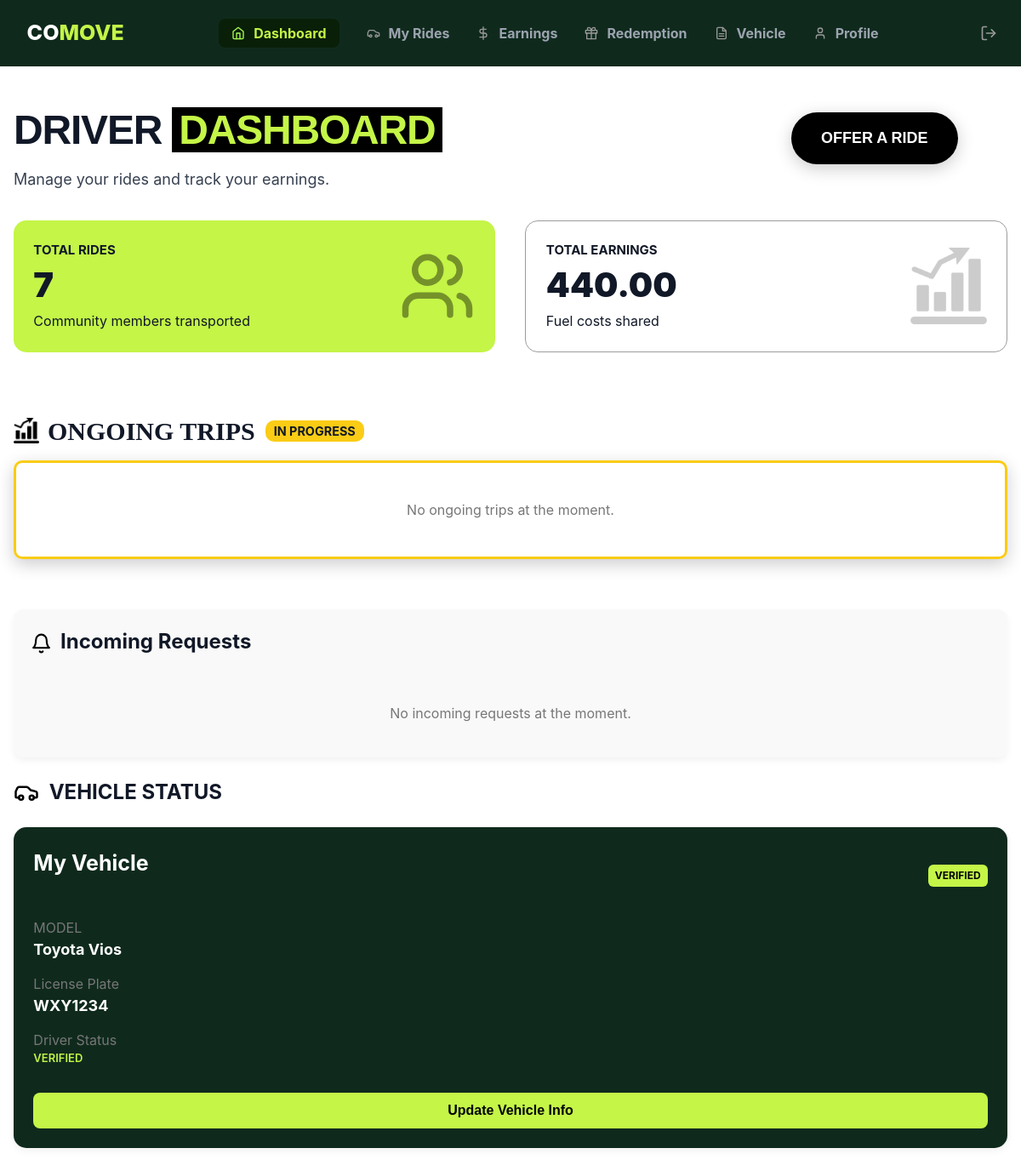
The app's page /src/roles/driver/dashboard.php (signed in), older data.
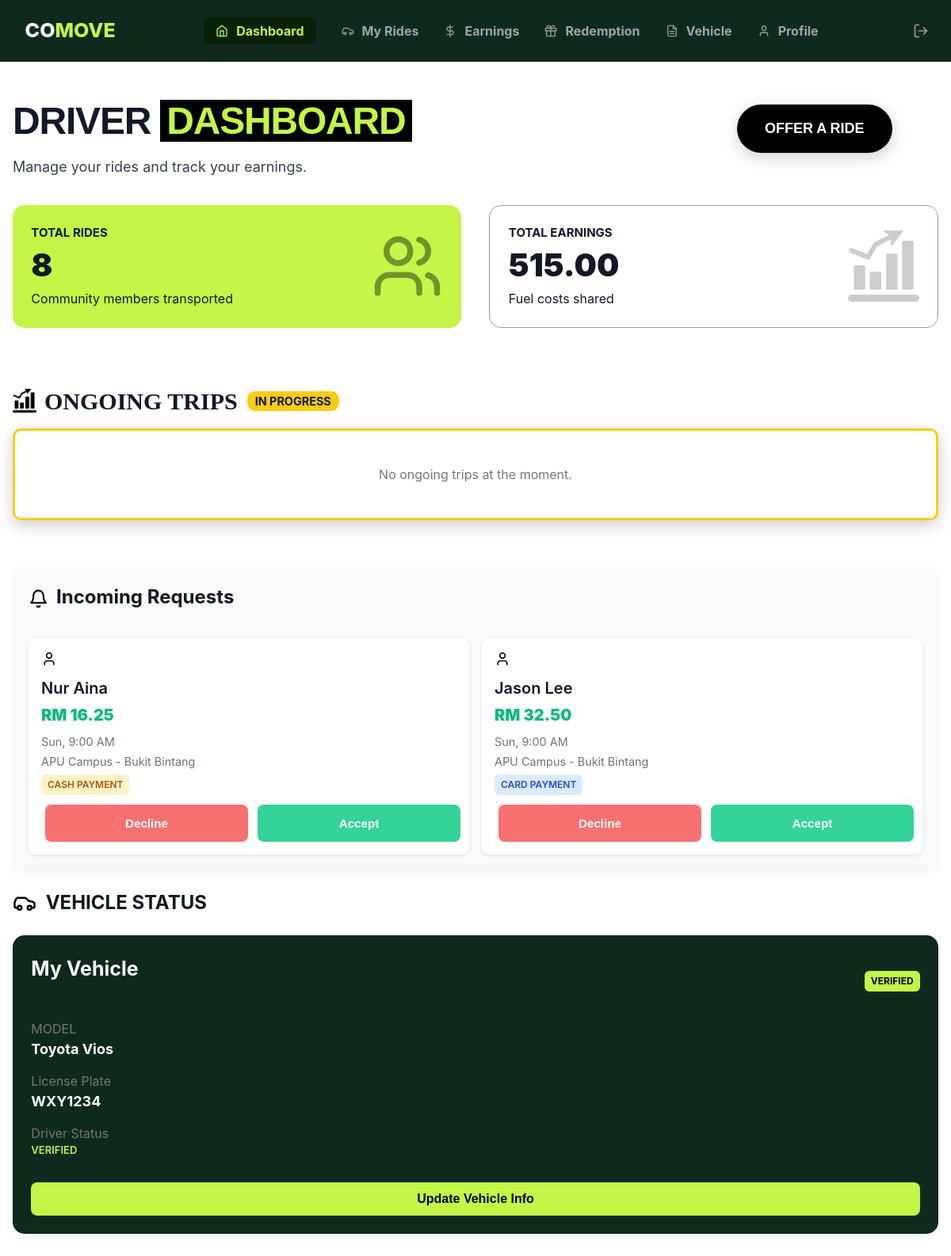
The same page, newer data.
### tables this page shows
CREATE TABLE `driver` (
  `driver_id` int(11) NOT NULL,
  `name` varchar(50) NOT NULL,
  `email` varchar(100) NOT NULL,
  `password` varchar(255) NOT NULL,
  `phone_number` varchar(20) NOT NULL,
  `profile_photo` mediumblob DEFAULT NULL,
  `created_at` datetime NOT NULL DEFAULT current_timestamp(),
  `approved_by` int(11) DEFAULT NULL,
  `driver_status` varchar(20) NOT NULL DEFAULT 'pending' CHECK (`driver_status` in ('pending','active','rejected','banned')),
  `nric_number` char(12) NOT NULL,
  `nric_front_image` mediumblob NOT NULL,
  `nric_back_image` mediumblob NOT NULL,
  `license_front_image` mediumblob NOT NULL,
  `license_back_image` mediumblob NOT NULL,
  `license_expiry_date` date NOT NULL,
  `vehicle_model` varchar(20) DEFAULT NULL,
  `plate_number` char(10) NOT NULL,
  `color` varchar(20) DEFAULT NULL
);

CREATE TABLE `ride_request` (
  `request_id` int(11) NOT NULL,
  `trip_id` int(11) NOT NULL,
  `rider_id` int(11) NOT NULL,
  `seats_requested` int(11) NOT NULL,
  `request_status` varchar(20) NOT NULL DEFAULT 'pending' CHECK (`request_status` in ('pending','approved','rejected')),
  `requested_at` datetime NOT NULL DEFAULT current_timestamp(),
  `amount_paid` decimal(10,2) DEFAULT NULL,
  `payment_method` varchar(20) DEFAULT NULL,
  `proof_of_payment` varchar(255) DEFAULT NULL,
  `gained_point` float DEFAULT NULL
);

CREATE TABLE `rider` (
  `rider_id` int(11) NOT NULL,
  `name` varchar(50) NOT NULL,
  `email` varchar(100) NOT NULL,
  `password` varchar(255) NOT NULL,
  `phone_number` varchar(20) DEFAULT NULL,
  `profile_photo` mediumblob DEFAULT NULL,
  `created_at` datetime NOT NULL DEFAULT current_timestamp(),
  `rider_status` varchar(20) NOT NULL DEFAULT 'active' CHECK (`rider_status` in ('active','banned'))
);

CREATE TABLE `trip` (
  `trip_id` int(11) NOT NULL,
  `driver_id` int(11) NOT NULL,
  `start_location` varchar(100) NOT NULL,
  `end_location` varchar(100) NOT NULL,
  `departure_time` datetime NOT NULL,
  `total_seats` int(11) NOT NULL DEFAULT 0,
  `estimated_duration` int(11) DEFAULT NULL,
  `total_amount` decimal(10,2) NOT NULL DEFAULT 0.00,
  `gained_point` float DEFAULT NULL,
  `trip_status` varchar(20) NOT NULL DEFAULT 'scheduled' CHECK (`trip_status` in ('scheduled','ongoing','completed'))
);

### src/roles/driver/dashboard.php (the view, shortened to what this page needs)
<?php
require_once '../../config/conn.php';
$driver_id = $_SESSION['user_id'];
$sql_rides = "SELECT COUNT(*) AS total_rides FROM trip WHERE driver_id = ? AND trip_status = 'completed'";
$stmt_rides = mysqli_prepare($dbConn, $sql_rides);
mysqli_stmt_bind_param($stmt_rides, 'i',
  $driver_id
);
mysqli_stmt_execute($stmt_rides);
$result_rides = mysqli_stmt_get_result($stmt_rides);
$row_rides = mysqli_fetch_assoc($result_rides);
$total_rides = $row_rides['total_rides'];
$sql_earnings = "SELECT SUM(total_amount) AS total_earnings FROM trip WHERE driver_id = ? AND trip_status = 'completed'";
$stmt_earnings = mysqli_prepare($dbConn, $sql_earnings);
mysqli_stmt_bind_param($stmt_earnings, 'i',
  $driver_id
);
mysqli_stmt_execute($stmt_earnings);
$result_earnings = mysqli_stmt_get_result($stmt_earnings);
$row_earnings = mysqli_fetch_assoc($result_earnings);
$total_earnings = $row_earnings['total_earnings'] ?? 0;
$sql_ongoing = "SELECT * FROM trip WHERE driver_id = ? AND trip_status = 'ongoing' LIMIT 1";
$stmt_ongoing = mysqli_prepare($dbConn, $sql_ongoing);
mysqli_stmt_bind_param($stmt_ongoing, 'i', $driver_id);
mysqli_stmt_execute($stmt_ongoing);
$result_ongoing = mysqli_stmt_get_result($stmt_ongoing);
$ongoing_trip = mysqli_fetch_assoc($result_ongoing);
$passengers = [];
$sql_requests = "SELECT rr.request_id, rr.amount_paid, rr.payment_method,
                        r.name AS rider_name,
                        t.start_location, t.end_location, t.departure_time
                FROM ride_request rr
                JOIN rider r ON rr.rider_id = r.rider_id
                JOIN trip t ON rr.trip_id = t.trip_id
                WHERE t.driver_id = ?
                  AND rr.request_status = 'pending'
                  AND t.trip_status = 'scheduled'
                ORDER BY t.departure_time ASC";
$stmt_requests = mysqli_prepare($dbConn, $sql_requests);
mysqli_stmt_bind_param($stmt_requests, 'i', $driver_id);
mysqli_stmt_execute($stmt_requests);
$result_requests = mysqli_stmt_get_result($stmt_requests);
$pending_requests = [];
while($row = mysqli_fetch_assoc($result_requests)){
  $pending_requests[] = $row;
}
$sql_vehicle = "SELECT vehicle_model, plate_number FROM driver WHERE driver_id = ?";
$stmt_vehicle = mysqli_prepare($dbConn, $sql_vehicle);
mysqli_stmt_bind_param($stmt_vehicle, 'i', $driver_id);
mysqli_stmt_execute($stmt_vehicle);
$result_vehicle = mysqli_stmt_get_result($stmt_vehicle);
$vehicle = mysqli_fetch_assoc($result_vehicle);
?>
<!DOCTYPE html>
<html lang="en">
<head>
  <link rel="stylesheet" href="../../public-assets/style.css">
  <link rel="stylesheet" href="dashboard.css">
</head>
<body>
  <nav class="mainNav">
    <div class="insideNav">
      <a href="dashboard.php" class="logo">CO<span>MOVE</span></a>
      <div class="navContents">
        <a href="dashboard.php" class="currentNav"><img src="../../public-assets/icons/home.svg" width="16" height="16" class="icon-img" alt="" aria-hidden="true">
          Dashboard</a>
        <a href="my-rides.php" class="navContent"><img src="../../public-assets/icons/car.svg" width="16" height="16" class="icon-img" alt="" aria-hidden="true"> My Rides</a>
        <a href="earnings.php" class="navContent"><img src="../../public-assets/icons/dollar-sign.svg" width="16" height="16" class="icon-img" alt="" aria-hidden="true"> Earnings</a>
        <a href="redemption.php" class="navContent"><img src="../../public-assets/icons/gift.svg" width="16" height="16" class="icon-img" alt="" aria-hidden="true"> Redemption</a>
        <a href="vehicle.php" class="navContent"><img src="../../public-assets/icons/file-text.svg" width="16" height="16" class="icon-img" alt="" aria-hidden="true"> Vehicle</a>
        <a href="profile.php" class="navContent"><img src="../../public-assets/icons/user.svg" width="16" height="16" class="icon-img" alt="" aria-hidden="true"> Profile</a>
      </div>
      <div class="nav-actions"><a href="../../../index.php" class="nav-logout" title="Log out"><img src="../../public-assets/icons/log-out.svg" width="20" height="20" class="icon-img" alt="" aria-hidden="true"></a></div>
    </div>
  </nav>
  <main class="dashboardMain">
    <div class="dbHeader">
      <div class="titleContent">
        <h1 class="dbTitle">Driver <span class="dbTitle2">Dashboard</span></h1>
        <p class="dbSubtitle">Manage your rides and track your earnings.</p>
      </div>
      <div class="offerRideButton">
        <button>OFFER A RIDE</button>
      </div>
    </div>
    <div class="firstContainer">
      <div class="dbFirstOval">
        <div class="cardContent">
          <h2>TOTAL RIDES</h2>
          <p class="passengersNum"><?php echo $total_rides; ?></p>
          <p>Community members transported</p>
        </div>
        <div class="pasIcon">
          <img src="../../public-assets/icons/users.svg" alt="">
        </div>
      </div>
      <div class="dbSecondOval">
        <div class="cardContent">
          <h2>TOTAL EARNINGS</h2>
          <p class="earningNum"><?php echo number_format($total_earnings, 2); ?></p>
          <p>Fuel costs shared</p>
        </div>
        <div class="earningIcon">
          <img src="../../public-assets/icons/stats.png" alt="">
        </div>
      </div>
    </div>
    <div class="secondContainer">
      <div class="secondTitle">
        <h2 class="ongoingTrip">
          <img src="../../public-assets/icons/stats.png" class="ongoingIcon">
          ONGOING TRIPS
        </h2>
        <p class="progress">IN PROGRESS</p>
      </div>
      <?php if ($ongoing_trip): ?>
        <div class="ongoingDesign">
          <div class="ongoing1">
            <p class="tripStart">
              Started <?php echo date('g:i A', strtotime($ongoing_trip['departure_time'])); ?>
            </p>
            <div class="startingEndingLoc">
              <p class="startLoc"><?php echo $ongoing_trip['start_location']; ?> - </p>
              <p class="endLoc"><?php echo $ongoing_trip['end_location']; ?></p>
            </div>
            <p class="passengerPaymentsTitle">PASSENGERS PAYMENT</p>
            <div class="passengerList">
              <?php foreach ($passengers as $passenger): ?>
                <div class="passengerRow">
                  <div class="passengerInfo">
                    <img src="../../public-assets/icons/profileCircle.png">
                    <p class="passengerName"><?php echo $passenger['rider_name']; ?></p>
                  </div>
                  <p class="passengerPayment">
                    RM <?php echo number_format($passenger['amount_paid'], 2); ?>
                    - <?php echo $passenger['payment_method']; ?>
                  </p>
                    <form action="upload_proof.php" method="POST" enctype="multipart/form-data" class="uploadProofForm">
                      <input type="hidden" name="request_id" value="<?php echo $passenger['request_id']; ?>">
                      <input type="file" name="proof" accept="image/*"
                            id="proof_<?php echo $passenger['request_id']; ?>" style="display:none" required
                            >
                      <button type="button"
                            onclick="document.getElementById('proof_<?php echo $passenger['request_id']; ?>').click()">
                        UPLOAD PROOF
                      </button>
                    </form>
                </div>
              <?php endforeach; ?>
            </div>
            <form action="complete_trip.php" method="POST">
              <input type="hidden" name="trip_id" value="<?php echo $ongoing_trip['trip_id']; ?>">
              <button type="submit" class="completeTripBtn">COMPLETE TRIP</button>
            </form>
          </div>
        </div>
      <?php else: ?>
        <div class="ongoingDesign">
          <p style="color: #777; text-align: center; padding: 20px;">
            No ongoing trips at the moment.
          </p>
        </div>
      <?php endif; ?>
    </div>
    <div class="thirdContainer">
      <div class="thirdTitle">
        <img src="../../public-assets/icons/bell.svg" alt="">
        <h2>Incoming Requests</h2>
      </div>
      <div class="requestContainer">
        <?php if (empty($pending_requests)): ?>
          <p style="color: #777; text-align: center; padding: 20px;">
            No incoming requests at the moment.
          </p>
        <?php else: ?>
          <div class="firstReq">
            <?php foreach ($pending_requests as $req): ?>
              <div class="reqCard">
                <img src="../../public-assets/icons/user.svg" alt="">
                <p class="reqFirstName"><?php echo htmlspecialchars($req['rider_name']); ?></p>
                <p class="priceFirstName">RM <?php echo number_format($req['amount_paid'], 2); ?></p>
                <p class="time">
                  <?php echo date('D, g:i A', strtotime($req['departure_time'])); ?>
                </p>
                <p class="route">
                  <?php echo htmlspecialchars($req['start_location']); ?>
                  -
                  <?php echo htmlspecialchars($req['end_location']); ?>
                </p>
                <span class="paymentType <?php echo strtolower($req['payment_method']); ?>">
                  <?php echo strtoupper($req['payment_method']); ?> PAYMENT
                </span>
                <div class="acceptReject">
                  <form method="POST" action="incoming_request.php">
                    <button type="submit" class="decline">Decline</button>
                  </form>
                  <form method="POST" action="incoming_request.php">
                    <button type="submit" class="accept">Accept</button>
                  </form>
                </div>
              </div>
            <?php endforeach; ?>
          </div>
        <?php endif; ?>
      </div>
    </div>
    <div class="fourthTitle">
      <img src="../../public-assets/icons/car.svg" alt="">
      <h2>VEHICLE STATUS</h2>
    </div>
    <div class="fourthContainer">
      <div class="vehicleContent">
        <div class="vehicleTitle">
          <p class="myVehicle">My Vehicle</p>
          <div class="verifiedIcon">
            <p>Verified</p>
          </div>
        </div>
        <p class="modelPlace">MODEL</p>
        <p class="vehicleModel"><?php echo htmlspecialchars($vehicle['vehicle_model']); ?></p>
        <p class="platePlace">License Plate</p>
        <p class="vehiclePlate"><?php echo htmlspecialchars($vehicle['plate_number']); ?></p>
        <p class="documentPlace">Driver Status</p>
        <p class="uptoDate">VERIFIED</p>
      </div>
      <button class="updateVehicle" onclick="window.location.href='vehicle.php'">
        Update Vehicle Info
      </button>
    </div>
  </main>
</body>
</html>

### src/public-assets/style.css (style rules this page uses)
*, *::before, *::after { margin: 0; padding: 0; box-sizing: border-box; }
:root { --forest: #0f2a1d; --lime: #c4f547; --lime-50:#abd53f; --black: #000000; --white: #ffffff; --gray-50: #f9fafb; --gray-100: #f3f4f6; --gray-200: #e5e7eb; --gray-300: #d1d5db; --gray-400: #9ca3af; --gray-500: #6b7280; --gray-600: #4b5563; --gray-700: #374151; --gray-800: #1f2937; --gray-900: #111827; --red-50: #fef2f2; --red-100: #fee2e2; --red-200: #fecaca; --red-500: #ef4444; --red-600: #dc2626; --red-700: #b91c1c; --green-50: #f0fdf4; --green-100: #dcfce7; --green-600: #16a34a; --green-700: #15803d; --yellow-100: #fef9c3; --yellow-400: #facc15; --yellow-600: #ca8a04; --yellow-700: #a16207; --yellow-800: #854d0e; --blue-100: #dbeafe; --blue-700: #1d4ed8; --purple-100: #f3e8ff; --purple-700: #7e22ce; --font-sans: "Inter", system-ui, -apple-system, sans-serif; --font-display: Impact, Haettenschweiler, "Arial Narrow Bold", sans-serif; }
html { scroll-behavior: smooth; }
body { font-family: var(--font-sans); color: var(--gray-900); background: var(--white); line-height: 1.5; -webkit-font-smoothing: antialiased; -moz-osx-font-smoothing: grayscale; }
a { color: inherit; text-decoration: none; }
img { max-width: 100%; display: block; }
.nav-actions { display: flex; align-items: center; gap: 8px; }
.nav-logout { display: inline-flex; align-items: center; justify-content: center; padding: 8px; border-radius: 8px; transition: all 0.2s; }
.icon-img { display: inline-block; vertical-align: middle; flex-shrink: 0; }

Row changes from the older to the newer data that the page shows:
added ride_request: rider.name "Nur Aina", amount_paid "16.25", trip.departure_time "Sun, 9:00 AM", trip.start_location "APU Campus", trip.end_location "Bukit Bintang", payment_method "CASH"
added ride_request: rider.name "Jason Lee", amount_paid "32.50", trip.departure_time "Sun, 9:00 AM", trip.start_location "APU Campus", trip.end_location "Bukit Bintang", payment_method "CARD"
Text that changed along with them:
$total_rides: "7" → "8"
$total_earnings: "440.00" → "515.00"
text no longer shown: "No incoming requests at the moment."
